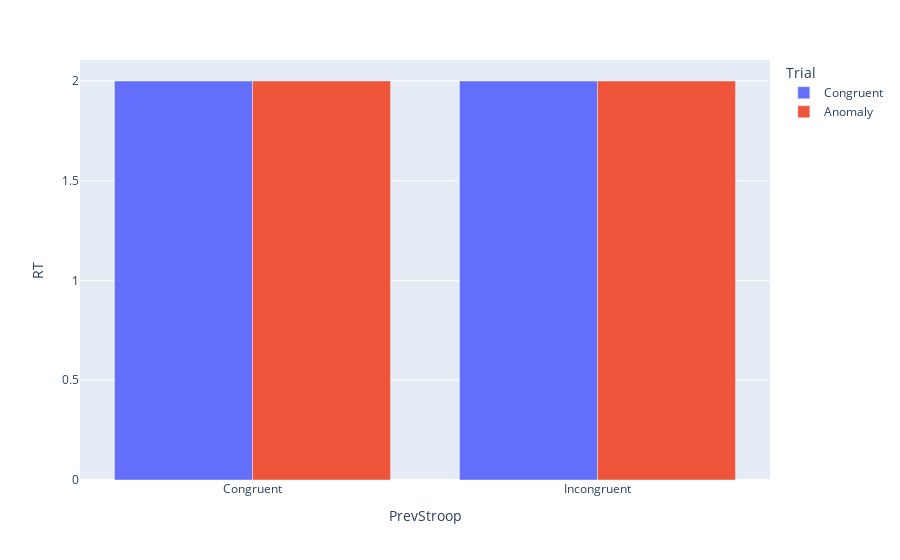

Source (notebook cell):
### Markdown cell above
# Cross-Task Adaptation

### Code cell
# A Congruent Stroop -> Control Sentence sequence
Results = RunTrialSequence((CongruentStroop,CongruentSentence))
RT_CongCong = Results[1][0]
print(Results)

# An Inongruent Stroop -> Control Sentence sequence
Results = RunTrialSequence((IncongruentStroop,CongruentSentence))
RT_IncongCong = Results[1][0]
print(Results)

# A Congruent Stroop -> Anomalous Sentence sequence
Results = RunTrialSequence((CongruentStroop,AnomalousSentence))
RT_CongAnom = Results[1][0]
print(Results)

# An Incongruent Stroop -> Anomalous Sentence sequence
Results = RunTrialSequence((IncongruentStroop,AnomalousSentence))
RT_IncongAnom = Results[1][0]
print(Results)

# Figure
df = pd.DataFrame({'PrevStroop':['Congruent','Incongruent','Congruent','Incongruent'],
                   'Trial':['Congruent','Congruent','Anomaly','Anomaly'],
                   'RT':[RT_CongCong,RT_IncongCong,RT_CongAnom,RT_IncongAnom]})

fig = px.bar(df,x='PrevStroop',y='RT',color='Trial',barmode="group")
fig.show()

### Figure 1 — Plotly figure (JSON) as saved in the notebook; plotly's stock layout.template omitted (floating-point values rounded to 4 significant figures)
{"data": [{"alignmentgroup": "True", "hovertemplate": "Trial=Congruent<br>PrevStroop=%{x}<br>RT=%{y}<extra></extra>", "legendgroup": "Congruent", "marker": {"color": "#636efa", "pattern": {"shape": ""}}, "name": "Congruent", "offsetgroup": "Congruent", "orientation": "v", "showlegend": true, "textposition": "auto", "type": "bar", "x": ["Congruent", "Incongruent"], "xaxis": "x", "y": [2, 2], "yaxis": "y"}, {"alignmentgroup": "True", "hovertemplate": "Trial=Anomaly<br>PrevStroop=%{x}<br>RT=%{y}<extra></extra>", "legendgroup": "Anomaly", "marker": {"color": "#EF553B", "pattern": {"shape": ""}}, "name": "Anomaly", "offsetgroup": "Anomaly", "orientation": "v", "showlegend": true, "textposition": "auto", "type": "bar", "x": ["Congruent", "Incongruent"], "xaxis": "x", "y": [2, 2], "yaxis": "y"}], "layout": {"autosize": true, "barmode": "group", "legend": {"title": {"text": "Trial"}, "tracegroupgap": 0}, "margin": {"t": 60}, "xaxis": {"anchor": "y", "autorange": true, "domain": [0, 1], "range": [-0.5, 1.5], "title": {"text": "PrevStroop"}, "type": "category"}, "yaxis": {"anchor": "x", "autorange": true, "domain": [0, 1], "range": [0, 2.105], "title": {"text": "RT"}, "type": "linear"}}}
